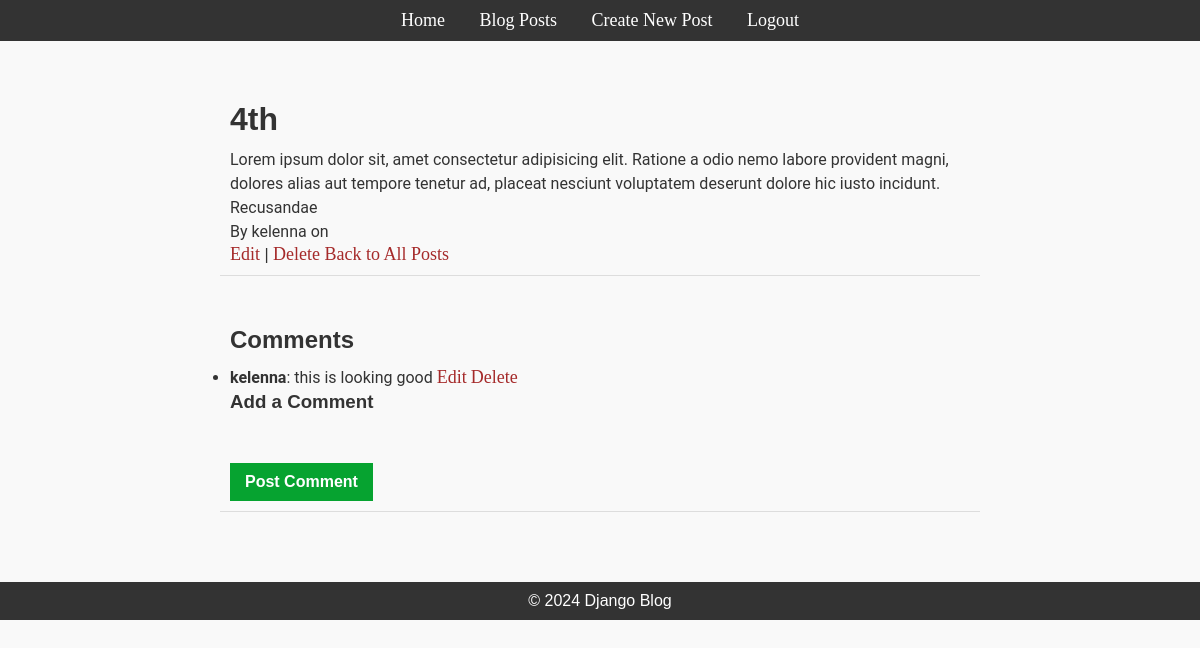
/post/5/ (signed in), run on the app's committed database.
### blog/models.py (models this page shows, shortened)
class Post(models.Model):
    title = models.CharField(max_length=100)
    content = models.TextField()
    published_date = models.DateTimeField(auto_now_add=True)
    author = models.ForeignKey(User, on_delete=models.CASCADE)
    tags = TaggableManager()

class Comment(models.Model):
    post = models.ForeignKey(Post, on_delete=models.CASCADE, related_name="comments")  # Link to the post
    author = models.ForeignKey(User, on_delete=models.CASCADE)  # User who wrote the comment
    content = models.TextField()  # Comment content
    created_at = models.DateTimeField(auto_now_add=True)  # Automatically set the creation time
    updated_at = models.DateTimeField(auto_now=True)  # Automatically set the update time

### blog/views.py (the view)
# urls.py: path("post/<int:pk>/", PostDetailView.as_view(), name="post_detail"),
class PostDetailView(DetailView):
    model = Post
    template_name = "blog/post_detail.html"  # Template for post detail

### blog/templates/blog/post_detail.html (shortened to what this page needs)
{% extends "blog/base.html" %}
{% block content %}
<div class="container">
    <div class=" post">
        <h1>{{ post.title }}</h1>
        <p>{{ post.content }}</p>
        <p>By {{ post.author }} on {{ post.created_at }}</p>
        {% if user == post.author %}
            <a href="{% url 'post_update' post.pk %}" >Edit</a> |
            <a href="{% url 'post_delete' post.pk %}" class="">Delete</a>
        {% endif %}
        <a href="{% url 'posts' %}" class="">Back to All Posts</a>
    </div>
    <div class=" post">
        <h2>Comments</h2>
            <ul>
                {% for comment in post.comments.all %}
                <li>
                    <strong>{{ comment.author }}</strong>: {{ comment.content }}
                    {% if comment.author == user %}
                    <a href="{% url 'comment_edit' comment.id %}" class="">Edit</a>
                    <a href="{% url 'comment_delete' comment.id %}" class="">Delete</a>
                    {% endif %}
                </li>
                {% endfor %}
            </ul>
        {% if user.is_authenticated %}
        <h3>Add a Comment</h3>
            <form method="POST" action="{% url 'add_comment' post.id %}">
                <button type="submit" class="btn">Post Comment</button>
            </form>
        {% else %}
            <div class="post">
                <p><a href="{% url 'login' %}" style="color:red;">Log in</a> to leave a comment.</p>
            </div>
        {% endif %}
    </div>
</div>
{% endblock %}

### blog/static/blog/css/styles.css (style rules this page uses)
* { margin: 0; padding: 0; box-sizing: border-box; }
body { font-family: Arial, sans-serif; background-color: #f9f9f9; color: #333; }
.container { max-width: 800px; margin: 0 auto; padding: 20px; box-sizing: border-box; height: 100%; }
.post { margin-bottom: 30px; padding: 10px; border-bottom: 1px solid #ddd; }
.post h1, .post h2 { margin: 10px 0; font-family: Arial, sans-serif; }
.post p, .post ul { font-size: 16px; line-height: 1.5; font-family: 'Roboto', sans-serif; }
.btn { background-color: #06a330; color: white; padding: 10px 15px; font-size: 16px; cursor: pointer; font-weight: bold; border: none; transition: background-color 0.3s ease; margin-top: 50px; }
a { text-decoration: none; font-family: Georgia, 'Times New Roman', Times, serif; font-size: 18px; color: brown; }

### data on the page
Post: title "4th", content "Lorem ipsum dolor sit, amet consectetur adipisicing elit. Ratione a odio nemo labore provident magni, dolores alias aut tempore tenetur ad, placeat nesciunt voluptatem deserunt dolore hic iusto incidunt. Recusandae", author "kelenna"
Comment: author "kelenna", content "this is looking good", shows "Edit"
